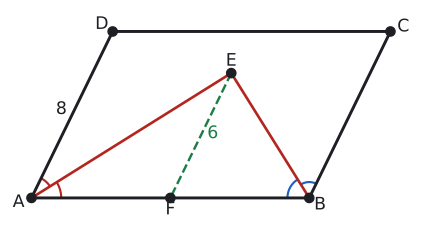

Python code for this plot:
import sys; sys.path.insert(0, "tools")
from cizim import *

P = lambda x, y: np.array([float(x), float(y)])
uz = lambda U, V: round(float(np.linalg.norm(U - V)), 4)
def acisi(K, U, V):
    u, v = U - K, V - K
    return round(float(np.degrees(np.arccos(np.dot(u, v) / np.linalg.norm(u) / np.linalg.norm(v)))), 3)
def birim(U, V):
    t = (V - U) / np.linalg.norm(V - U); return t, np.array([-t[1], t[0]])
def dondur(Q, derece):
    a = np.radians(derece); return P(Q[0] * np.cos(a) - Q[1] * np.sin(a), Q[0] * np.sin(a) + Q[1] * np.cos(a))
def ayak(Q, U, V):
    t, _ = birim(U, V); return U + np.dot(Q - U, t) * t
def paralel_isareti(U, V, n=1, f=0.5):
    t, _ = birim(U, V)
    for i in range(n):
        M = U + f * (V - U) + (i - (n - 1) / 2) * 0.32 * S * t
        ax.annotate("", xy=M + 0.22 * S * t, xytext=M - 0.22 * S * t, arrowprops=dict(arrowstyle="-|>", color=SOLUK, lw=1.3, mutation_scale=13))
def cetik(U, V, n=1, renk=SOLUK, f=0.5):
    M = U + f * (V - U); t, m = birim(U, V)
    for i in range(n):
        c = M + (i - (n - 1) / 2) * 0.2 * S * t
        ax.plot(*zip(c - 0.22 * S * m, c + 0.22 * S * m), color=renk, lw=1.5)
def olcu(U, V, metin, d=0.5, renk=YAZI, fs=13, f=0.5):
    """[UV] üzerinde f oranındaki noktaya, U->V yönünün soluna d*S uzağa yazı (d < 0: sağına)."""
    M = U + f * (V - U); _, m = birim(U, V)
    ax.text(*(M + d * S * m), metin, ha="center", va="center", color=renk, fontsize=fs)
def dik_isareti(K, U, V, r=0.4):
    a_ = (U - K) / np.linalg.norm(U - K) * r * S; b_ = (V - K) / np.linalg.norm(V - K) * r * S
    ax.plot(*zip(K + a_, K + a_ + b_, K + b_), color=SOLUK, lw=1.3)
def harf(Q, metin, dx, dy, renk=YAZI, fs=13):
    ax.text(Q[0] + dx * S, Q[1] + dy * S, metin, ha="center", va="center", color=renk, fontsize=fs)
def cizgi(U, V, renk=YAZI, lw=2.2, ls="-"):
    ax.plot(*zip(U, V), color=renk, lw=lw, ls=ls)
def boya(noktalar, renk):
    ax.add_patch(patches.Polygon(noktalar, closed=True, facecolor=renk, edgecolor="none"))
def yay(K, U, V, r=0.8, renk=MAVI, n=1):
    for i in range(n): aci(ax, K, U, V, r=(r + 0.18 * i) * S, renk=renk)
def yay_yazi(K, U, V, metin, d=1.4, renk=MAVI, fs=12):
    """K köşesindeki U-K-V açısının ortasından d*S uzağa yazı."""
    u = (U - K) / np.linalg.norm(U - K); v = (V - K) / np.linalg.norm(V - K); o = (u + v) / np.linalg.norm(u + v)
    ax.text(*(K + d * S * o), metin, ha="center", va="center", color=renk, fontsize=fs)
def basla(xmin, xmax, ymin, ymax, en=5.5):
    global fig, ax
    fig, ax = sekil(en, en * (ymax - ymin) / (xmax - xmin))
    ax.set_aspect("equal"); ax.axis("off"); ax.set_xlim(xmin, xmax); ax.set_ylim(ymin, ymax)
def dortgen(A, B, C, D, dolgu=None):
    if dolgu: boya([A, B, C, D], dolgu)
    ax.plot(*zip(A, B, C, D, A), color=YAZI)
    for Q in (A, B, C, D): nokta(ax, *Q, "")
def koseler(A, B, C, D, d=0.55):
    O = (A + B + C + D) / 4
    for Q, ad in ((A, "A"), (B, "B"), (C, "C"), (D, "D")):
        y = (Q - O) / np.linalg.norm(Q - O); harf(Q, ad, d * y[0] * 1.3, d * y[1])
def pk(AB, AD, derece):
    """A orijinde, [AB] yatay; ABCD paralelkenarının köşeleri."""
    a = np.radians(derece); A, B = P(0, 0), P(AB, 0); D = P(AD * np.cos(a), AD * np.sin(a)); return A, B, B + D, D
def cerceve(noktalar, kenar=1.2):
    xs = [q[0] for q in noktalar]; ys = [q[1] for q in noktalar]
    return min(xs) - kenar * S, max(xs) + kenar * S, min(ys) - kenar * S, max(ys) + kenar * S

# Soru 7: |AB| = 12, |AD| = 8, A açısı 64°; A ve B açıortayları E'de kesişir, [EF] ∥ [AD], |EF| = 6.
A, B, C, D = pk(12, 8, 64)
F = P(6, 0); E = F + 6 * (D - A) / np.linalg.norm(D - A)
S = 12 / 14
print("DAE", acisi(A, D, E), "EAB", acisi(A, E, B), "ABE", acisi(B, A, E), "EBC", acisi(B, E, C), "EF", uz(E, F), "E y", E[1], "h", D[1])
basla(*cerceve([A, B, C, D], 1.2))
dortgen(A, B, C, D); koseler(A, B, C, D)
cizgi(A, E, KIRMIZI, 2); cizgi(B, E, KIRMIZI, 2); cizgi(E, F, YESIL, 1.8, "--")
for Q, ad, dx, dy in ((E, "E", 0, 0.6), (F, "F", 0, -0.6)): nokta(ax, *Q, ""); harf(Q, ad, dx, dy)
yay(A, E, D, 1.1, KIRMIZI); yay(A, B, E, 1.5, KIRMIZI); yay(B, C, E, 0.8, MAVI); yay(B, E, A, 1.1, MAVI)
olcu(A, D, "8", 0.6); olcu(F, E, "6", -0.5, YESIL, f=0.55)
kaydet(fig, __file__)
